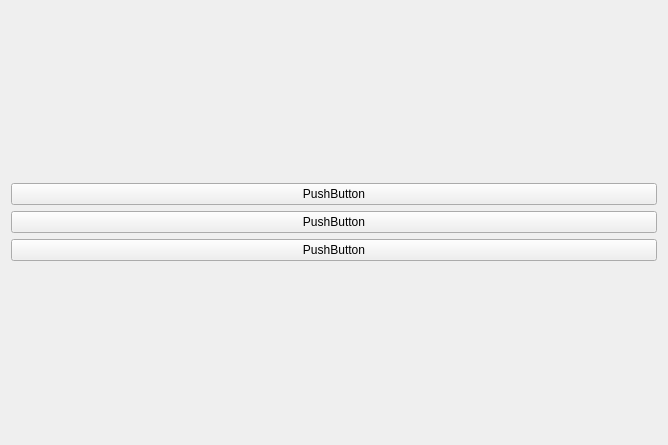
<?xml version="1.0" encoding="UTF-8"?>
<ui version="4.0">
 <class>QtStuffClass</class>
 <widget class="QWidget" name="QtStuffClass">
  <property name="geometry">
   <rect>
    <x>0</x>
    <y>0</y>
    <width>668</width>
    <height>445</height>
   </rect>
  </property>
  <property name="windowTitle">
   <string>QtStuff</string>
  </property>
  <layout class="QGridLayout" name="gridLayout">
   <item row="0" column="0">
    <layout class="QVBoxLayout" name="verticalLayout">
     <item>
      <widget class="QPushButton" name="pushButton">
       <property name="text">
        <string>PushButton</string>
       </property>
      </widget>
     </item>
     <item>
      <widget class="QPushButton" name="pushButton_2">
       <property name="text">
        <string>PushButton</string>
       </property>
      </widget>
     </item>
     <item>
      <widget class="QPushButton" name="pushButton_3">
       <property name="text">
        <string>PushButton</string>
       </property>
      </widget>
     </item>
    </layout>
   </item>
  </layout>
 </widget>
 <layoutdefault spacing="6" margin="11"/>
 <resources>
  <include location="qtstuff.qrc"/>
 </resources>
 <connections/>
</ui>
